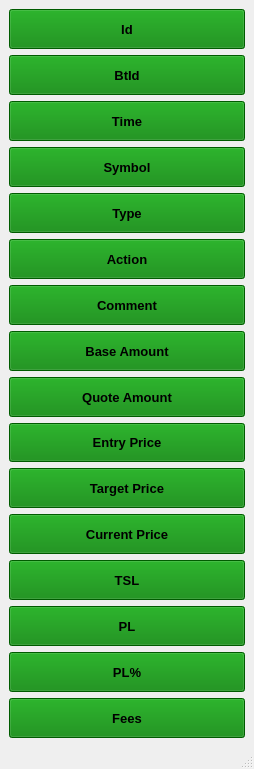
<?xml version="1.0" encoding="UTF-8"?>
<ui version="4.0">
 <class>TradeLog_ShowHide</class>
 <widget class="QMainWindow" name="TradeLog_ShowHide">
  <property name="enabled">
   <bool>true</bool>
  </property>
  <property name="geometry">
   <rect>
    <x>0</x>
    <y>0</y>
    <width>254</width>
    <height>769</height>
   </rect>
  </property>
  <property name="font">
   <font>
    <family>Segoe UI</family>
    <pointsize>10</pointsize>
   </font>
  </property>
  <property name="focusPolicy">
   <enum>Qt::StrongFocus</enum>
  </property>
  <property name="contextMenuPolicy">
   <enum>Qt::NoContextMenu</enum>
  </property>
  <property name="windowTitle">
   <string>Show/Hide Columns</string>
  </property>
  <property name="styleSheet">
   <string notr="true">url:/Resources/Combinear.qss</string>
  </property>
  <property name="windowFilePath">
   <string>url:/Resources/Combinear.qss</string>
  </property>
  <property name="unifiedTitleAndToolBarOnMac">
   <bool>true</bool>
  </property>
  <widget class="QWidget" name="centralwidget">
   <layout class="QVBoxLayout" name="verticalLayout">
    <item>
     <layout class="QVBoxLayout" name="verticalLayout_2">
      <item>
       <widget class="QPushButton" name="btn_colId">
        <property name="sizePolicy">
         <sizepolicy hsizetype="Preferred" vsizetype="Preferred">
          <horstretch>0</horstretch>
          <verstretch>0</verstretch>
         </sizepolicy>
        </property>
        <property name="minimumSize">
         <size>
          <width>75</width>
          <height>40</height>
         </size>
        </property>
        <property name="baseSize">
         <size>
          <width>0</width>
          <height>0</height>
         </size>
        </property>
        <property name="font">
         <font>
          <family>Segoe UI</family>
          <pointsize>10</pointsize>
          <weight>75</weight>
          <bold>true</bold>
         </font>
        </property>
        <property name="toolTip">
         <string extracomment="Push to Show/Hide column"/>
        </property>
        <property name="toolTipDuration">
         <number>2</number>
        </property>
        <property name="whatsThis">
         <string extracomment="Each selected button will show/hide it respective column"/>
        </property>
        <property name="accessibleDescription">
         <string extracomment="Push to Show/Hide column"/>
        </property>
        <property name="autoFillBackground">
         <bool>false</bool>
        </property>
        <property name="styleSheet">
         <string notr="true">background-color: green;</string>
        </property>
        <property name="text">
         <string extracomment="Push to Show/Hide column">Id</string>
        </property>
        <property name="checkable">
         <bool>true</bool>
        </property>
        <property name="autoDefault">
         <bool>false</bool>
        </property>
       </widget>
      </item>
      <item>
       <widget class="QPushButton" name="btn_BtId">
        <property name="sizePolicy">
         <sizepolicy hsizetype="Preferred" vsizetype="Preferred">
          <horstretch>0</horstretch>
          <verstretch>0</verstretch>
         </sizepolicy>
        </property>
        <property name="minimumSize">
         <size>
          <width>75</width>
          <height>40</height>
         </size>
        </property>
        <property name="baseSize">
         <size>
          <width>0</width>
          <height>0</height>
         </size>
        </property>
        <property name="font">
         <font>
          <family>Segoe UI</family>
          <pointsize>10</pointsize>
          <weight>75</weight>
          <bold>true</bold>
         </font>
        </property>
        <property name="toolTip">
         <string extracomment="Push to Show/Hide column"/>
        </property>
        <property name="toolTipDuration">
         <number>2</number>
        </property>
        <property name="whatsThis">
         <string extracomment="Each selected button will show/hide it respective column"/>
        </property>
        <property name="accessibleDescription">
         <string extracomment="Push to Show/Hide column"/>
        </property>
        <property name="autoFillBackground">
         <bool>false</bool>
        </property>
        <property name="styleSheet">
         <string notr="true">background-color: green;</string>
        </property>
        <property name="text">
         <string extracomment="Push to Show/Hide column">BtId</string>
        </property>
        <property name="checkable">
         <bool>true</bool>
        </property>
        <property name="autoDefault">
         <bool>false</bool>
        </property>
       </widget>
      </item>
      <item>
       <widget class="QPushButton" name="btn_Time">
        <property name="sizePolicy">
         <sizepolicy hsizetype="Preferred" vsizetype="Preferred">
          <horstretch>0</horstretch>
          <verstretch>0</verstretch>
         </sizepolicy>
        </property>
        <property name="minimumSize">
         <size>
          <width>75</width>
          <height>40</height>
         </size>
        </property>
        <property name="baseSize">
         <size>
          <width>0</width>
          <height>0</height>
         </size>
        </property>
        <property name="font">
         <font>
          <family>Segoe UI</family>
          <pointsize>10</pointsize>
          <weight>75</weight>
          <bold>true</bold>
         </font>
        </property>
        <property name="toolTip">
         <string extracomment="Push to Show/Hide column"/>
        </property>
        <property name="toolTipDuration">
         <number>2</number>
        </property>
        <property name="whatsThis">
         <string extracomment="Each selected button will show/hide it respective column"/>
        </property>
        <property name="accessibleDescription">
         <string extracomment="Push to Show/Hide column"/>
        </property>
        <property name="autoFillBackground">
         <bool>false</bool>
        </property>
        <property name="styleSheet">
         <string notr="true">background-color: green;</string>
        </property>
        <property name="text">
         <string extracomment="Push to Show/Hide column">Time</string>
        </property>
        <property name="checkable">
         <bool>true</bool>
        </property>
        <property name="autoDefault">
         <bool>false</bool>
        </property>
       </widget>
      </item>
      <item>
       <widget class="QPushButton" name="btn_Synbol">
        <property name="sizePolicy">
         <sizepolicy hsizetype="Preferred" vsizetype="Preferred">
          <horstretch>0</horstretch>
          <verstretch>0</verstretch>
         </sizepolicy>
        </property>
        <property name="minimumSize">
         <size>
          <width>75</width>
          <height>40</height>
         </size>
        </property>
        <property name="baseSize">
         <size>
          <width>0</width>
          <height>0</height>
         </size>
        </property>
        <property name="font">
         <font>
          <family>Segoe UI</family>
          <pointsize>10</pointsize>
          <weight>75</weight>
          <bold>true</bold>
         </font>
        </property>
        <property name="toolTip">
         <string extracomment="Push to Show/Hide column"/>
        </property>
        <property name="toolTipDuration">
         <number>2</number>
        </property>
        <property name="whatsThis">
         <string extracomment="Each selected button will show/hide it respective column"/>
        </property>
        <property name="accessibleDescription">
         <string extracomment="Push to Show/Hide column"/>
        </property>
        <property name="autoFillBackground">
         <bool>false</bool>
        </property>
        <property name="styleSheet">
         <string notr="true">background-color: green;</string>
        </property>
        <property name="text">
         <string extracomment="Push to Show/Hide column">Symbol</string>
        </property>
        <property name="checkable">
         <bool>true</bool>
        </property>
        <property name="autoDefault">
         <bool>false</bool>
        </property>
       </widget>
      </item>
      <item>
       <widget class="QPushButton" name="btn_Type">
        <property name="sizePolicy">
         <sizepolicy hsizetype="Preferred" vsizetype="Preferred">
          <horstretch>0</horstretch>
          <verstretch>0</verstretch>
         </sizepolicy>
        </property>
        <property name="minimumSize">
         <size>
          <width>75</width>
          <height>40</height>
         </size>
        </property>
        <property name="baseSize">
         <size>
          <width>0</width>
          <height>0</height>
         </size>
        </property>
        <property name="font">
         <font>
          <family>Segoe UI</family>
          <pointsize>10</pointsize>
          <weight>75</weight>
          <bold>true</bold>
         </font>
        </property>
        <property name="toolTip">
         <string extracomment="Push to Show/Hide column"/>
        </property>
        <property name="toolTipDuration">
         <number>2</number>
        </property>
        <property name="whatsThis">
         <string extracomment="Each selected button will show/hide it respective column"/>
        </property>
        <property name="accessibleDescription">
         <string extracomment="Push to Show/Hide column"/>
        </property>
        <property name="autoFillBackground">
         <bool>false</bool>
        </property>
        <property name="styleSheet">
         <string notr="true">background-color: green;</string>
        </property>
        <property name="text">
         <string extracomment="Push to Show/Hide column">Type</string>
        </property>
        <property name="checkable">
         <bool>true</bool>
        </property>
        <property name="autoDefault">
         <bool>false</bool>
        </property>
       </widget>
      </item>
      <item>
       <widget class="QPushButton" name="btn_Action">
        <property name="sizePolicy">
         <sizepolicy hsizetype="Preferred" vsizetype="Preferred">
          <horstretch>0</horstretch>
          <verstretch>0</verstretch>
         </sizepolicy>
        </property>
        <property name="minimumSize">
         <size>
          <width>75</width>
          <height>40</height>
         </size>
        </property>
        <property name="baseSize">
         <size>
          <width>0</width>
          <height>0</height>
         </size>
        </property>
        <property name="font">
         <font>
          <family>Segoe UI</family>
          <pointsize>10</pointsize>
          <weight>75</weight>
          <bold>true</bold>
         </font>
        </property>
        <property name="toolTip">
         <string extracomment="Push to Show/Hide column"/>
        </property>
        <property name="toolTipDuration">
         <number>2</number>
        </property>
        <property name="whatsThis">
         <string extracomment="Each selected button will show/hide it respective column"/>
        </property>
        <property name="accessibleDescription">
         <string extracomment="Push to Show/Hide column"/>
        </property>
        <property name="autoFillBackground">
         <bool>false</bool>
        </property>
        <property name="styleSheet">
         <string notr="true">background-color: green;</string>
        </property>
        <property name="text">
         <string extracomment="Push to Show/Hide column">Action</string>
        </property>
        <property name="checkable">
         <bool>true</bool>
        </property>
        <property name="autoDefault">
         <bool>false</bool>
        </property>
       </widget>
      </item>
      <item>
       <widget class="QPushButton" name="btn_Comment">
        <property name="sizePolicy">
         <sizepolicy hsizetype="Preferred" vsizetype="Preferred">
          <horstretch>0</horstretch>
          <verstretch>0</verstretch>
         </sizepolicy>
        </property>
        <property name="minimumSize">
         <size>
          <width>75</width>
          <height>40</height>
         </size>
        </property>
        <property name="baseSize">
         <size>
          <width>0</width>
          <height>0</height>
         </size>
        </property>
        <property name="font">
         <font>
          <family>Segoe UI</family>
          <pointsize>10</pointsize>
          <weight>75</weight>
          <bold>true</bold>
         </font>
        </property>
        <property name="toolTip">
         <string extracomment="Push to Show/Hide column"/>
        </property>
        <property name="toolTipDuration">
         <number>2</number>
        </property>
        <property name="whatsThis">
         <string extracomment="Each selected button will show/hide it respective column"/>
        </property>
        <property name="accessibleDescription">
         <string extracomment="Push to Show/Hide column"/>
        </property>
        <property name="autoFillBackground">
         <bool>false</bool>
        </property>
        <property name="styleSheet">
         <string notr="true">background-color: green;</string>
        </property>
        <property name="text">
         <string extracomment="Push to Show/Hide column">Comment</string>
        </property>
        <property name="checkable">
         <bool>true</bool>
        </property>
        <property name="autoDefault">
         <bool>false</bool>
        </property>
       </widget>
      </item>
      <item>
       <widget class="QPushButton" name="btn_BaseAmt">
        <property name="sizePolicy">
         <sizepolicy hsizetype="Preferred" vsizetype="Preferred">
          <horstretch>0</horstretch>
          <verstretch>0</verstretch>
         </sizepolicy>
        </property>
        <property name="minimumSize">
         <size>
          <width>75</width>
          <height>40</height>
         </size>
        </property>
        <property name="baseSize">
         <size>
          <width>0</width>
          <height>0</height>
         </size>
        </property>
        <property name="font">
         <font>
          <family>Segoe UI</family>
          <pointsize>10</pointsize>
          <weight>75</weight>
          <bold>true</bold>
         </font>
        </property>
        <property name="toolTip">
         <string extracomment="Push to Show/Hide column"/>
        </property>
        <property name="toolTipDuration">
         <number>2</number>
        </property>
        <property name="whatsThis">
         <string extracomment="Each selected button will show/hide it respective column"/>
        </property>
        <property name="accessibleDescription">
         <string extracomment="Push to Show/Hide column"/>
        </property>
        <property name="autoFillBackground">
         <bool>false</bool>
        </property>
        <property name="styleSheet">
         <string notr="true">background-color: green;</string>
        </property>
        <property name="text">
         <string extracomment="Push to Show/Hide column">Base Amount</string>
        </property>
        <property name="checkable">
         <bool>true</bool>
        </property>
        <property name="autoDefault">
         <bool>false</bool>
        </property>
       </widget>
      </item>
      <item>
       <widget class="QPushButton" name="btn_QuoteAmt">
        <property name="sizePolicy">
         <sizepolicy hsizetype="Preferred" vsizetype="Preferred">
          <horstretch>0</horstretch>
          <verstretch>0</verstretch>
         </sizepolicy>
        </property>
        <property name="minimumSize">
         <size>
          <width>75</width>
          <height>40</height>
         </size>
        </property>
        <property name="baseSize">
         <size>
          <width>0</width>
          <height>0</height>
         </size>
        </property>
        <property name="font">
         <font>
          <family>Segoe UI</family>
          <pointsize>10</pointsize>
          <weight>75</weight>
          <bold>true</bold>
         </font>
        </property>
        <property name="toolTip">
         <string extracomment="Push to Show/Hide column"/>
        </property>
        <property name="toolTipDuration">
         <number>2</number>
        </property>
        <property name="whatsThis">
         <string extracomment="Each selected button will show/hide it respective column"/>
        </property>
        <property name="accessibleDescription">
         <string extracomment="Push to Show/Hide column"/>
        </property>
        <property name="autoFillBackground">
         <bool>false</bool>
        </property>
        <property name="styleSheet">
         <string notr="true">background-color: green;</string>
        </property>
        <property name="text">
         <string extracomment="Push to Show/Hide column">Quote Amount</string>
        </property>
        <property name="checkable">
         <bool>true</bool>
        </property>
        <property name="autoDefault">
         <bool>false</bool>
        </property>
       </widget>
      </item>
      <item>
       <widget class="QPushButton" name="btn_EntryPrice">
        <property name="sizePolicy">
         <sizepolicy hsizetype="Preferred" vsizetype="Preferred">
          <horstretch>0</horstretch>
          <verstretch>0</verstretch>
         </sizepolicy>
        </property>
        <property name="font">
         <font>
          <family>Segoe UI</family>
          <pointsize>10</pointsize>
          <weight>75</weight>
          <bold>true</bold>
         </font>
        </property>
        <property name="styleSheet">
         <string notr="true">background-color: green;</string>
        </property>
        <property name="text">
         <string>Entry Price</string>
        </property>
        <property name="checkable">
         <bool>true</bool>
        </property>
       </widget>
      </item>
      <item>
       <widget class="QPushButton" name="btn_TargPrice">
        <property name="sizePolicy">
         <sizepolicy hsizetype="Preferred" vsizetype="Preferred">
          <horstretch>0</horstretch>
          <verstretch>0</verstretch>
         </sizepolicy>
        </property>
        <property name="minimumSize">
         <size>
          <width>75</width>
          <height>40</height>
         </size>
        </property>
        <property name="baseSize">
         <size>
          <width>0</width>
          <height>0</height>
         </size>
        </property>
        <property name="font">
         <font>
          <family>Segoe UI</family>
          <pointsize>10</pointsize>
          <weight>75</weight>
          <bold>true</bold>
         </font>
        </property>
        <property name="toolTip">
         <string extracomment="Push to Show/Hide column"/>
        </property>
        <property name="toolTipDuration">
         <number>2</number>
        </property>
        <property name="whatsThis">
         <string extracomment="Each selected button will show/hide it respective column"/>
        </property>
        <property name="accessibleDescription">
         <string extracomment="Push to Show/Hide column"/>
        </property>
        <property name="autoFillBackground">
         <bool>false</bool>
        </property>
        <property name="styleSheet">
         <string notr="true">background-color: green;</string>
        </property>
        <property name="text">
         <string extracomment="Push to Show/Hide column">Target Price</string>
        </property>
        <property name="checkable">
         <bool>true</bool>
        </property>
        <property name="autoDefault">
         <bool>false</bool>
        </property>
       </widget>
      </item>
      <item>
       <widget class="QPushButton" name="btn_CurPrice">
        <property name="sizePolicy">
         <sizepolicy hsizetype="Preferred" vsizetype="Preferred">
          <horstretch>0</horstretch>
          <verstretch>0</verstretch>
         </sizepolicy>
        </property>
        <property name="minimumSize">
         <size>
          <width>75</width>
          <height>40</height>
         </size>
        </property>
        <property name="baseSize">
         <size>
          <width>0</width>
          <height>0</height>
         </size>
        </property>
        <property name="font">
         <font>
          <family>Segoe UI</family>
          <pointsize>10</pointsize>
          <weight>75</weight>
          <bold>true</bold>
         </font>
        </property>
        <property name="toolTip">
         <string extracomment="Push to Show/Hide column"/>
        </property>
        <property name="toolTipDuration">
         <number>2</number>
        </property>
        <property name="whatsThis">
         <string extracomment="Each selected button will show/hide it respective column"/>
        </property>
        <property name="accessibleDescription">
         <string extracomment="Push to Show/Hide column"/>
        </property>
        <property name="autoFillBackground">
         <bool>false</bool>
        </property>
        <property name="styleSheet">
         <string notr="true">background-color: green;</string>
        </property>
        <property name="text">
         <string extracomment="Push to Show/Hide column">Current Price</string>
        </property>
        <property name="checkable">
         <bool>true</bool>
        </property>
        <property name="autoDefault">
         <bool>false</bool>
        </property>
       </widget>
      </item>
      <item>
       <widget class="QPushButton" name="btn_TSL">
        <property name="sizePolicy">
         <sizepolicy hsizetype="Preferred" vsizetype="Preferred">
          <horstretch>0</horstretch>
          <verstretch>0</verstretch>
         </sizepolicy>
        </property>
        <property name="minimumSize">
         <size>
          <width>75</width>
          <height>40</height>
         </size>
        </property>
        <property name="baseSize">
         <size>
          <width>0</width>
          <height>0</height>
         </size>
        </property>
        <property name="font">
         <font>
          <family>Segoe UI</family>
          <pointsize>10</pointsize>
          <weight>75</weight>
          <bold>true</bold>
         </font>
        </property>
        <property name="toolTip">
         <string extracomment="Push to Show/Hide column"/>
        </property>
        <property name="toolTipDuration">
         <number>2</number>
        </property>
        <property name="whatsThis">
         <string extracomment="Each selected button will show/hide it respective column"/>
        </property>
        <property name="accessibleDescription">
         <string extracomment="Push to Show/Hide column"/>
        </property>
        <property name="autoFillBackground">
         <bool>false</bool>
        </property>
        <property name="styleSheet">
         <string notr="true">background-color: green;</string>
        </property>
        <property name="text">
         <string extracomment="Push to Show/Hide column">TSL</string>
        </property>
        <property name="checkable">
         <bool>true</bool>
        </property>
        <property name="autoDefault">
         <bool>false</bool>
        </property>
       </widget>
      </item>
      <item>
       <widget class="QPushButton" name="btn_PL">
        <property name="sizePolicy">
         <sizepolicy hsizetype="Preferred" vsizetype="Preferred">
          <horstretch>0</horstretch>
          <verstretch>0</verstretch>
         </sizepolicy>
        </property>
        <property name="minimumSize">
         <size>
          <width>75</width>
          <height>40</height>
         </size>
        </property>
        <property name="baseSize">
         <size>
          <width>0</width>
          <height>0</height>
         </size>
        </property>
        <property name="font">
         <font>
          <family>Segoe UI</family>
          <pointsize>10</pointsize>
          <weight>75</weight>
          <bold>true</bold>
         </font>
        </property>
        <property name="toolTip">
         <string extracomment="Push to Show/Hide column"/>
        </property>
        <property name="toolTipDuration">
         <number>2</number>
        </property>
        <property name="whatsThis">
         <string extracomment="Each selected button will show/hide it respective column"/>
        </property>
        <property name="accessibleDescription">
         <string extracomment="Push to Show/Hide column"/>
        </property>
        <property name="autoFillBackground">
         <bool>false</bool>
        </property>
        <property name="styleSheet">
         <string notr="true">background-color: green;</string>
        </property>
        <property name="text">
         <string extracomment="Push to Show/Hide column">PL</string>
        </property>
        <property name="checkable">
         <bool>true</bool>
        </property>
        <property name="autoDefault">
         <bool>false</bool>
        </property>
       </widget>
      </item>
      <item>
       <widget class="QPushButton" name="btn_PLpercent">
        <property name="enabled">
         <bool>true</bool>
        </property>
        <property name="sizePolicy">
         <sizepolicy hsizetype="Preferred" vsizetype="Preferred">
          <horstretch>0</horstretch>
          <verstretch>0</verstretch>
         </sizepolicy>
        </property>
        <property name="minimumSize">
         <size>
          <width>75</width>
          <height>40</height>
         </size>
        </property>
        <property name="baseSize">
         <size>
          <width>0</width>
          <height>0</height>
         </size>
        </property>
        <property name="font">
         <font>
          <family>Segoe UI</family>
          <pointsize>10</pointsize>
          <weight>75</weight>
          <bold>true</bold>
         </font>
        </property>
        <property name="toolTip">
         <string extracomment="Push to Show/Hide column"/>
        </property>
        <property name="toolTipDuration">
         <number>2</number>
        </property>
        <property name="whatsThis">
         <string extracomment="Each selected button will show/hide it respective column"/>
        </property>
        <property name="accessibleDescription">
         <string extracomment="Push to Show/Hide column"/>
        </property>
        <property name="autoFillBackground">
         <bool>false</bool>
        </property>
        <property name="styleSheet">
         <string notr="true">background-color: green;</string>
        </property>
        <property name="text">
         <string extracomment="Push to Show/Hide column">PL%</string>
        </property>
        <property name="checkable">
         <bool>true</bool>
        </property>
        <property name="autoDefault">
         <bool>false</bool>
        </property>
       </widget>
      </item>
      <item>
       <widget class="QPushButton" name="btn_Fees">
        <property name="sizePolicy">
         <sizepolicy hsizetype="Preferred" vsizetype="Preferred">
          <horstretch>0</horstretch>
          <verstretch>0</verstretch>
         </sizepolicy>
        </property>
        <property name="font">
         <font>
          <family>Segoe UI</family>
          <pointsize>10</pointsize>
          <weight>75</weight>
          <bold>true</bold>
         </font>
        </property>
        <property name="styleSheet">
         <string notr="true">background-color: green;</string>
        </property>
        <property name="text">
         <string>Fees</string>
        </property>
        <property name="checkable">
         <bool>true</bool>
        </property>
       </widget>
      </item>
     </layout>
    </item>
   </layout>
  </widget>
  <widget class="QStatusBar" name="statusbar"/>
 </widget>
 <tabstops>
  <tabstop>btn_colId</tabstop>
  <tabstop>btn_BtId</tabstop>
  <tabstop>btn_Time</tabstop>
  <tabstop>btn_Type</tabstop>
  <tabstop>btn_Action</tabstop>
  <tabstop>btn_Comment</tabstop>
  <tabstop>btn_CurPrice</tabstop>
  <tabstop>btn_TSL</tabstop>
  <tabstop>btn_PL</tabstop>
  <tabstop>btn_PLpercent</tabstop>
 </tabstops>
 <resources>
  <include location="Combinear.qss.qrc"/>
 </resources>
 <connections/>
</ui>
